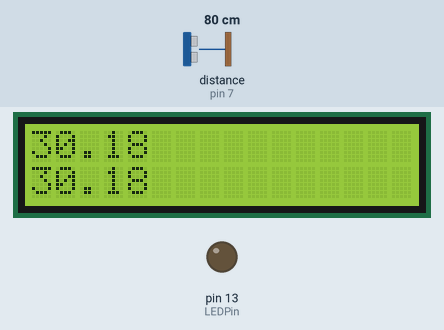
A sketch run on a simulated Arduino Uno, built with avr-gcc and run on an emulated ATmega328P. On the bench: 16×2 character LCD, output pins drawn as LEDs (lit = HIGH). Wiring (inferred from the names in the program): ultrasonic range finder: trigger pin 8; echo pin 7. The test bench sets the inputs (shaded band); at power-on: distance to the obstacle (sensor on pin 7) 80 cm. The echo pulse lasts 58.3 µs per cm; pins used as bus, display or sensor lines are not drawn; what the sketch prints to the serial monitor is not drawn.

Above: at 1.2 s.
1.3 s: distance to the obstacle (sensor on pin 7) set to 60 cm
At 2.1 s:
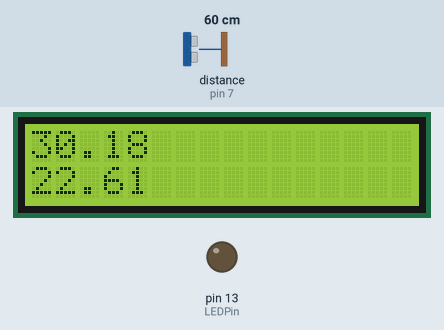
2.9 s: distance to the obstacle (sensor on pin 7) set to 2 cm
At 3.4 s:
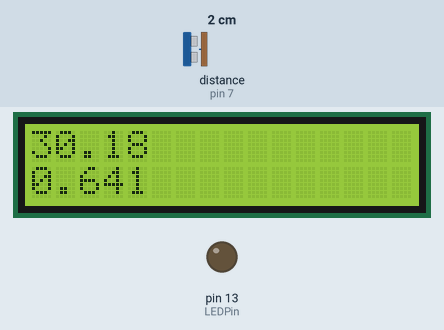
4.4 s: distance to the obstacle (sensor on pin 7) set to 4 cm
At 5.0 s:
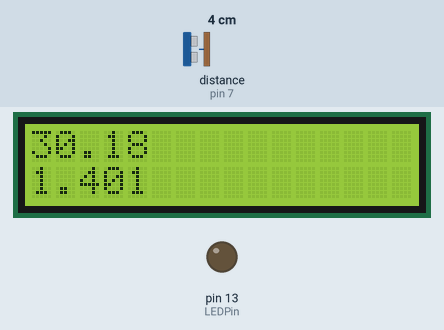
Timing chart, 0 to 7.4 s (numbered marks = the images above; inputs shaded):
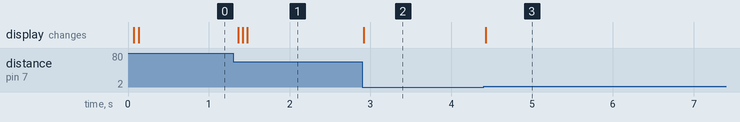

The sketch:

ultrasonic.ino
```cpp
#include <LiquidCrystal.h>
LiquidCrystal lcd(12, 11, 5, 4, 3, 2);
int echoPin = 7; // Echo Pin
int trigPin = 8; // Trigger Pin
int LEDPin = 13;// connected LED
int maximumRange = 200; // Maximum range of sensor in inches
int minimumRange = 0; // Minimum range needed
float pingTime=0.;
float targetDistance=0; // Duration used to calculate distance
int speedofSound=330; //constant in m/s
void setup() {
 Serial.begin (9600);
 pinMode(trigPin, OUTPUT); //sonic pulse from trigPin
 pinMode(echoPin, INPUT); //detection at Echo Pin
 pinMode(LEDPin, OUTPUT); // Use LED indicator (if required)
 lcd.begin(16, 2);
  // initialize the serial communications:
  Serial.begin(9600);
 /*USe LED to flash if min and maximum distance out of range,
 as set in the program */
}
void loop() {
/* The following trigPin/echoPin cycle is used to determine the
 distance of the nearest object by bouncing soundwaves off of it. */
 digitalWrite(trigPin, LOW);
 delayMicroseconds(2000);
 //Used 2 seconds to sette the trigPin
//Sending 20 milliseconds pulses, microsecond pulses are used
//with sophisticated ultrasonic sensors
 digitalWrite(trigPin, HIGH);
 delayMicroseconds(20);
 digitalWrite(trigPin, LOW);
 pingTime = pulseIn(echoPin, HIGH); //calculate the time of flight distance
// in microseconds
 //Calculate the distance (in inches) based on the speed of sound.
 pingTime=pingTime/1000000.; //calculate time in seconds
 targetDistance=(speedofSound*pingTime)*39.37; //twice distace in inches
 targetDistance=targetDistance/2;
 if (targetDistance >= maximumRange || targetDistance <= minimumRange)
 {
 /* Send a negative number to computer and Turn LED ON
 //to indicate "out of range" */
 Serial.println("-1");

 digitalWrite(LEDPin, HIGH);
 }
 else {
 /* Send the distance to the computer using Serial protocol, and
 turn LED OFF to indicate successful reading. */

 Serial.println(targetDistance);
 lcd.print(targetDistance);
 lcd.setCursor(0,1);
 digitalWrite(LEDPin, LOW);
 }
 //Delay 50ms before next reading.
 delay(50);
}
```

Measured:
- after the input at 1.3 s, the display: changes after 0.06 s (image 1)
- after the input at 2.9 s, the display: changes at once (image 2)
- after the input at 4.4 s, the display: changes at once (image 3)
